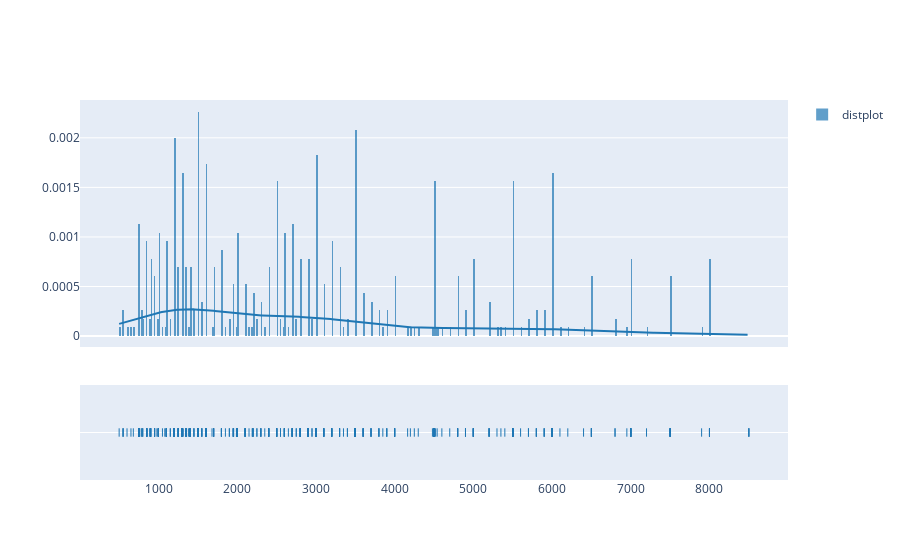

Here is the notebook cell this chart was saved with:
### Markdown cell above
Podemos observar que nossos dados estão muito concentrados a esquerda do gráfico (assimetria - skewness), e a nossa curva da distribuição de probabilidade (curtose) apresenta um achatamento consideravel em relação à curva da distribuição normal. Como nossos dados estão distribuídos de forma assimétrica, isso nos diz que o valor médio deve estar sendo influenciado fortimente por valores mais altos, mesmo que os valores altos sejam a minoria (a direita da distribuição). Ainda através da curtose, podemos dizer que os alugueis não estão concentrados em uma faixa de preço próxima ao centro da distribuição. Como não temos um conjunto amostral tão grande e nossa distribuição é assimétrica, acredito que a mediana/quantis irá nos dar uma medida mais representativa de como está a prática dos valores dos alugueis

Vamos ver graficamente o que acontece graficamente

### Code cell
import seaborn as sns
import plotly.figure_factory as ff

hist_data = [df.Valor]
group_labels = ['distplot']

fig = ff.create_distplot(hist_data, group_labels, bin_size=20)
iplot(fig, filename='Rental Price Distribution')

### Figure 1 — Plotly figure (JSON) as saved in the notebook; plotly's stock layout.template omitted (floating-point values rounded to 4 significant figures; data arrays with more than 128 entries replaced by an {"elided": "..."} marker saying what was removed)
{"data": [{"histnorm": "probability density", "legendgroup": "distplot", "marker": {"color": "rgb(31, 119, 180)"}, "name": "distplot", "opacity": 0.7, "type": "histogram", "x": {"elided": "579 int values"}, "xaxis": "x", "xbins": {"end": 8500, "size": 20, "start": 500}, "yaxis": "y"}, {"legendgroup": "distplot", "marker": {"color": "rgb(31, 119, 180)"}, "mode": "lines", "name": "distplot", "showlegend": false, "type": "scatter", "x": {"elided": "500 int values"}, "xaxis": "x", "y": {"elided": "500 float values"}, "yaxis": "y"}, {"legendgroup": "distplot", "marker": {"color": "rgb(31, 119, 180)", "symbol": "line-ns-open"}, "mode": "markers", "name": "distplot", "showlegend": false, "type": "scatter", "x": {"elided": "579 int values"}, "xaxis": "x", "y": {"elided": "579 str values"}, "yaxis": "y2"}], "layout": {"autosize": true, "barmode": "overlay", "hovermode": "closest", "legend": {"traceorder": "reversed"}, "xaxis": {"anchor": "y2", "autorange": true, "domain": [0, 1], "range": [22.39, 8978.0], "type": "linear", "zeroline": false}, "yaxis": {"anchor": "free", "autorange": true, "domain": [0.35, 1], "position": 0, "range": [-0.0001103, 0.002382], "type": "linear"}, "yaxis2": {"anchor": "x", "autorange": true, "domain": [0, 0.25], "dtick": 1, "range": [-1, 1], "showticklabels": false, "type": "category"}}}
